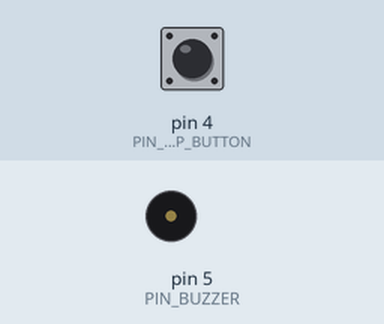
Recording of a sketch running on a simulated Arduino Uno, built with avr-gcc and run on an emulated ATmega328P. On the bench: buzzer (waves = sounding). The inputs (shaded band) are chosen by the test bench; at power-on: pin 4 (PIN_STOP_BUTTON) HIGH. What the sketch prints to the serial monitor is not drawn.

Above: at 5.5 s.
5.6 s: pin 4 (PIN_STOP_BUTTON) pulled LOW for 3.2 s
Timing chart, 0 to 36.8 s (numbered marks = the images above; inputs shaded):
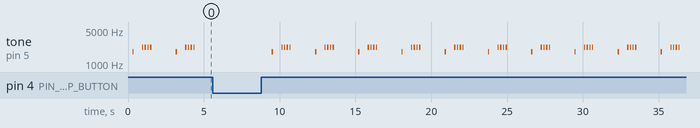

Measured:
- by itself, tone on pin 5 (PIN_BUZZER): repeats every 2.9 s: silent 0.54 s, 3 × (2200 Hz 0.08 s, silent 0.10 s), 2200 Hz 0.08 s, silent 1.6 s, 1800 Hz 0.09 s

The sketch:

buzzer_test.ino
```cpp
const int PIN_BUZZER = 5;
const int PIN_STOP_BUTTON = 4;

bool stopPressed() {
  return digitalRead(PIN_STOP_BUTTON) == LOW;
}

void stopAll() {
  noTone(PIN_BUZZER);
  digitalWrite(PIN_BUZZER, LOW);
  Serial.println("STOP_ALL: buzzer off");
}

void chirp(int frequency, int durationMs) {
  if (stopPressed()) {
    stopAll();
    delay(250);
    return;
  }
  tone(PIN_BUZZER, frequency, durationMs);
  delay(durationMs + 40);
  noTone(PIN_BUZZER);
}

void setup() {
  Serial.begin(115200);
  delay(300);
  Serial.println("Sentinel Room buzzer test");
  pinMode(PIN_STOP_BUTTON, INPUT_PULLUP);
  pinMode(PIN_BUZZER, OUTPUT);
  stopAll();
}

void loop() {
  Serial.println("short beep");
  chirp(1800, 90);
  delay(500);

  Serial.println("alert pattern");
  for (int i = 0; i < 4; i++) {
    chirp(2200, 80);
    delay(60);
  }

  stopAll();
  delay(1500);
}
```
